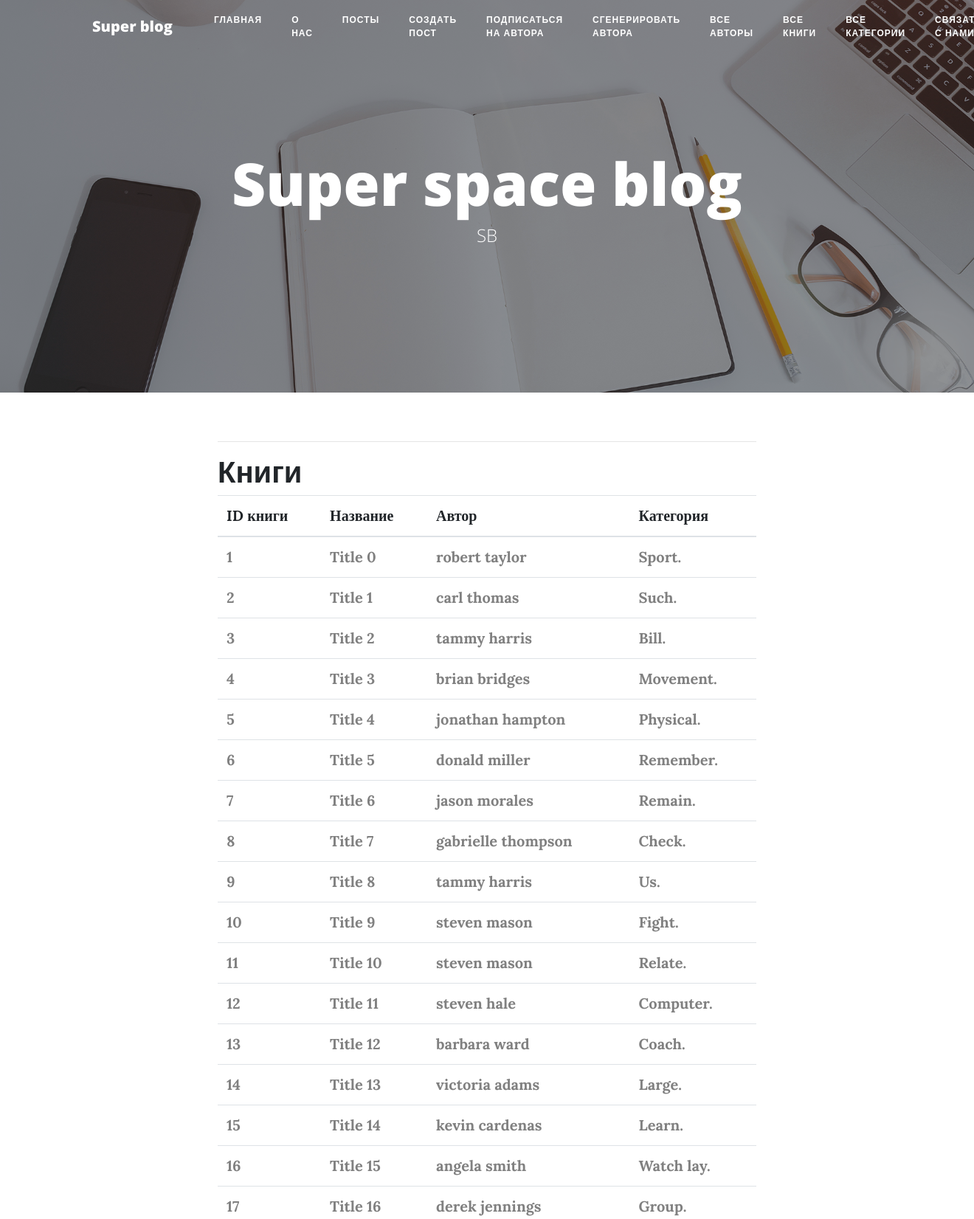
/books/all/ (upper part), run on the app's committed database.
### main/models.py (models this page shows, shortened)
class Book(models.Model):
    title = models.CharField("Название книги", max_length=250)
    author = models.ForeignKey("Author", on_delete=models.CASCADE, related_name="books")
    category = models.ForeignKey("Category", on_delete=models.CASCADE, related_name="books_cat")

class Author(models.Model):
    class Meta:
        db_table = "tb_users"
        verbose_name_plural = "Авторы"
        verbose_name = "Автор"
    name = models.CharField("Имя автора", max_length=90)
    last_name = models.CharField("Фамилия автора", max_length=90, blank=True)
    email = models.EmailField("Почта автора", max_length=80)
    age = models.IntegerField(default=0)
    """Setup name and email fields types and lengths."""

class Category(models.Model):
    category = models.CharField("Категория книги", max_length=40)

### main/views.py (the view)
# urls.py: path('books/all/', views.books_all, name='books_all'),
def books_all(request):
    books = Book.objects.all().only("id", "title", "author__last_name", "category").select_related("author")
    context = {"title": "Книги", "books": books}
    return render(request, "main/books_all.html", context)

### main/templates/main/books_all.html (shortened to what this page needs)
{% extends "main/base.html" %}
{% block  content %}
        <h1>{{ title }}</h1>
        <div class="payload">
        <table class="table table-hover">
            <thead>
            <tr>
                <th scope="col"><span  >ID книги</span></th>
                <th scope="col"><span >Название</th>
                <th scope="col"><span >Автор</th>
                <th scope="col"><span >Категория</th>
            </tr>
            </thead>
            <tbody>
            {% for book in books %}
            <tr>
                <th scope="row"><span style="color: #808080; ">{{ book.id }}</span></th>
                <th scope="row"><span style="color: #808080; ">{{ book.title}}</span></th>
                <th scope="row"><span style="color: #808080; ">{{ book.author.name }}</span></th>
                <th scope="row"><span style="color: #808080; ">{{ book.category.category }}</span></th>
            </tr>
            {% endfor %}
            </tbody>
        </table>
    </div>
{% endblock %}

### data on the page
Book: id "1", title "Title 0", author.name "robert taylor", category.category "Sport."
Book: id "2", title "Title 1", author.name "carl thomas", category.category "Such."
Book: id "3", title "Title 2", author.name "tammy harris", category.category "Bill."
Book: id "4", title "Title 3", author.name "brian bridges", category.category "Movement."
Book: id "5", title "Title 4", author.name "jonathan hampton", category.category "Physical."
Book: id "6", title "Title 5", author.name "donald miller", category.category "Remember."
Book: id "7", title "Title 6", author.name "jason morales", category.category "Remain."
Book: id "8", title "Title 7", author.name "gabrielle thompson", category.category "Check."
Book: id "9", title "Title 8", author.name "tammy harris", category.category "Us."
Book: id "10", title "Title 9", author.name "steven mason", category.category "Fight."
Book: id "11", title "Title 10", author.name "steven mason", category.category "Relate."
Book: id "12", title "Title 11", author.name "steven hale", category.category "Computer."
Book: id "13", title "Title 12", author.name "barbara ward", category.category "Coach."
Book: id "14", title "Title 13", author.name "victoria adams", category.category "Large."
Book: id "15", title "Title 14", author.name "kevin cardenas", category.category "Learn."
Book: id "16", title "Title 15", author.name "angela smith", category.category "Watch lay."
Book: id "17", title "Title 16", author.name "derek jennings", category.category "Group."

### other printed values
{{ title }} "Книги"
